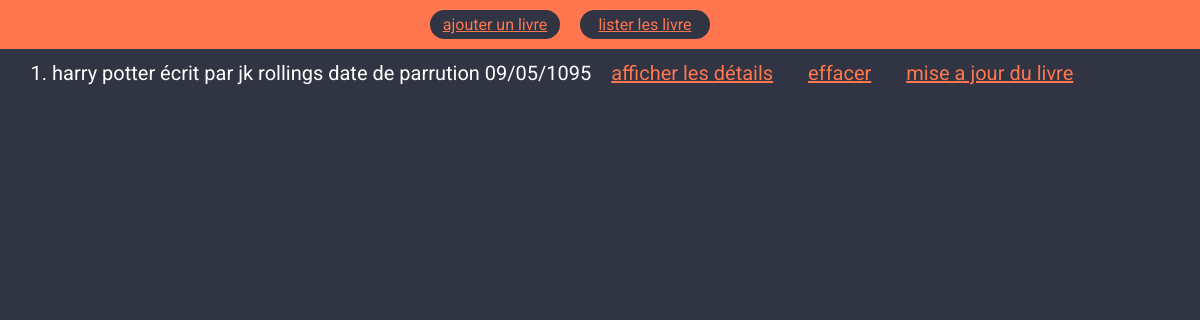
The app's page /bibliotheque/, older data.
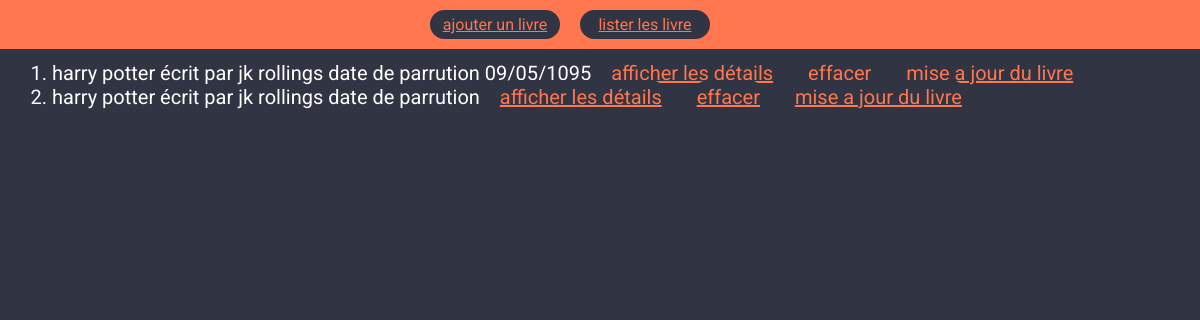
The same page, newer data.
### bibliotheque/models.py (models this page shows)
class Livre(models.Model): #déclare la classe Livre héritant de la classe Model, classede base des modèles
    titre = models.CharField(max_length=100) # défini un champs de type texte de 100 caractères maximum
    auteur = models.CharField(max_length = 100)
    date_parution = models.DateField(blank=True, null = True) # champs de type date, pouvant être null ou ne pas être rempli
    nombre_pages = models.IntegerField(blank=False) # champs de type entier devant être obligatoirement rempli
    resume = models.TextField(null = True, blank = True) # champs de type text long
    def __str__(self):
        chaine = f"{self.titre} écrit par {self.auteur} "
        return chaine

### bibliotheque/views.py (the view)
# urls.py: path('', views.index),
def index(request):
    liste = list(models.Livre.objects.all())
    return render(request,'bibliotheque/index.html',{"liste":liste})

### bibliotheque/templates/bibliotheque/index.html (shortened to what this page needs)
<!DOCTYPE html>
<html lang="en">
    <head>
        {% load static %}
        <link rel="stylesheet" href="{%static 'bibliotheque/index.css'%}">
    </head>
    <body>
        <nav>
            <a href="/bibliotheque/ajout">ajouter un livre</a>
            <a href="/bibliotheque/">lister les livre</a>
        </nav>
        <ol>
            {% for l in liste %}
                <li>{{l}} date de parrution {{l.date_parution | date:"d/m/Y"}}
                    <a href = "/bibliotheque/affiche/{{l.id}}/">afficher les détails</a>
                    <a href = "/bibliotheque/delete/{{l.id}}/">effacer</a>
                    <a href="/bibliotheque/update/{{l.id}}/">mise a jour du livre</a>
                </li>
            {% endfor %}
        </ol>
    </body>

Row changes from the older to the newer data that the page shows:
added Livre: titre+auteur "harry potter écrit par jk rollings"
